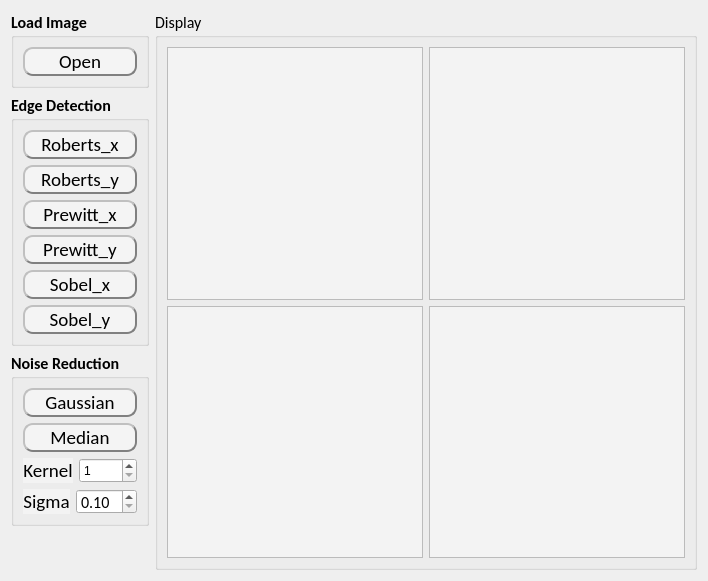
      <widget class="QWidget" name="Project_2">
       <attribute name="title">
        <string>Project 2</string>
       </attribute>
       <layout class="QHBoxLayout" name="horizontalLayout_17">
        <item>
         <layout class="QHBoxLayout" name="horizontalLayout_16" stretch="1,10">
          <item>
           <layout class="QVBoxLayout" name="verticalLayout_13" stretch="2,8,5,2">
            <item>
             <widget class="QGroupBox" name="LoadImageGroupBox_2">
              <property name="font">
               <font>
                <family>Calibri</family>
                <pointsize>12</pointsize>
                <weight>75</weight>
                <bold>true</bold>
               </font>
              </property>
              <property name="mouseTracking">
               <bool>false</bool>
              </property>
              <property name="styleSheet">
               <string notr="true">QFrame{
		background-color: rgb(243, 243, 243);
}

QPushButton:hover{
		font-family: Calibri;
		font-size: 20px;
		font-style: bold;
		color: #1d649c;
}</string>
              </property>
              <property name="title">
               <string>Load Image</string>
              </property>
              <layout class="QVBoxLayout" name="verticalLayout_12">
               <item>
                <widget class="QPushButton" name="OpenButton_2">
                 <property name="sizePolicy">
                  <sizepolicy hsizetype="Minimum" vsizetype="Preferred">
                   <horstretch>0</horstretch>
                   <verstretch>0</verstretch>
                  </sizepolicy>
                 </property>
                 <property name="font">
                  <font>
                   <family>Calibri</family>
                   <pointsize>14</pointsize>
                   <weight>50</weight>
                   <bold>false</bold>
                  </font>
                 </property>
                 <property name="styleSheet">
                  <string notr="true">QPushButton{
		background-color: rgb(244, 244, 244);
    	border-radius: 10px;  
		border: 2px groove gray;
    	border-style: outset;
}

QPushButton:hover{
		border:2px solid #1d649c;
}</string>
                 </property>
                 <property name="text">
                  <string>Open</string>
                 </property>
                </widget>
               </item>
              </layout>
             </widget>
            </item>
            <item>
             <widget class="QGroupBox" name="EdgeDetectionGroupBox">
              <property name="sizePolicy">
               <sizepolicy hsizetype="Preferred" vsizetype="Preferred">
                <horstretch>0</horstretch>
                <verstretch>0</verstretch>
               </sizepolicy>
              </property>
              <property name="font">
               <font>
                <family>Calibri</family>
                <pointsize>12</pointsize>
                <weight>75</weight>
                <bold>true</bold>
               </font>
              </property>
              <property name="mouseTracking">
               <bool>false</bool>
              </property>
              <property name="styleSheet">
               <string notr="true">QFrame{
		background-color: rgb(243, 243, 243);
}

QPushButton:hover{
		font-family: &quot;Calibri&quot;;
		font-size: 24px;
		font-style: bold;
		color: #1d649c;
		border:1px solid #1d649c;
}</string>
              </property>
              <property name="title">
               <string>Edge Detection</string>
              </property>
              <layout class="QVBoxLayout" name="verticalLayout_4" stretch="0,0,0,0,0,0">
               <item>
                <widget class="QPushButton" name="RobertsXButton">
                 <property name="sizePolicy">
                  <sizepolicy hsizetype="Minimum" vsizetype="Preferred">
                   <horstretch>0</horstretch>
                   <verstretch>0</verstretch>
                  </sizepolicy>
                 </property>
                 <property name="font">
                  <font>
                   <family>Calibri</family>
                   <pointsize>14</pointsize>
                   <weight>50</weight>
                   <bold>false</bold>
                  </font>
                 </property>
                 <property name="styleSheet">
                  <string notr="true">QPushButton{
		background-color: rgb(244, 244, 244);
    	border-radius: 10px;  
		border: 2px groove gray;
    	border-style: outset;
}

QPushButton:hover{
		border:2px solid #1d649c;
}</string>
                 </property>
                 <property name="text">
                  <string>Roberts_x</string>
                 </property>
                </widget>
               </item>
               <item>
                <widget class="QPushButton" name="RobertsYButton">
                 <property name="sizePolicy">
                  <sizepolicy hsizetype="Minimum" vsizetype="Preferred">
                   <horstretch>0</horstretch>
                   <verstretch>0</verstretch>
                  </sizepolicy>
                 </property>
                 <property name="font">
                  <font>
                   <family>Calibri</family>
                   <pointsize>14</pointsize>
                   <weight>50</weight>
                   <bold>false</bold>
                  </font>
                 </property>
                 <property name="styleSheet">
                  <string notr="true">QPushButton{
		background-color: rgb(244, 244, 244);
    	border-radius: 10px;  
		border: 2px groove gray;
    	border-style: outset;
}

QPushButton:hover{
		border:2px solid #1d649c;
}</string>
                 </property>
                 <property name="text">
                  <string>Roberts_y</string>
                 </property>
                </widget>
               </item>
               <item>
                <widget class="QPushButton" name="PrewittXButton">
                 <property name="sizePolicy">
                  <sizepolicy hsizetype="Minimum" vsizetype="Preferred">
                   <horstretch>0</horstretch>
                   <verstretch>0</verstretch>
                  </sizepolicy>
                 </property>
                 <property name="font">
                  <font>
                   <family>Calibri</family>
                   <pointsize>14</pointsize>
                   <weight>50</weight>
                   <bold>false</bold>
                  </font>
                 </property>
                 <property name="styleSheet">
                  <string notr="true">QPushButton{
		background-color: rgb(244, 244, 244);
    	border-radius: 10px;  
		border: 2px groove gray;
    	border-style: outset;
}

QPushButton:hover{
		border:2px solid #1d649c;
}</string>
                 </property>
                 <property name="text">
                  <string>Prewitt_x</string>
                 </property>
                </widget>
               </item>
               <item>
                <widget class="QPushButton" name="PrewittYButton">
                 <property name="sizePolicy">
                  <sizepolicy hsizetype="Minimum" vsizetype="Preferred">
                   <horstretch>0</horstretch>
                   <verstretch>0</verstretch>
                  </sizepolicy>
                 </property>
                 <property name="font">
                  <font>
                   <family>Calibri</family>
                   <pointsize>14</pointsize>
                   <weight>50</weight>
                   <bold>false</bold>
                  </font>
                 </property>
                 <property name="styleSheet">
                  <string notr="true">QPushButton{
		background-color: rgb(244, 244, 244);
    	border-radius: 10px;  
		border: 2px groove gray;
    	border-style: outset;
}

QPushButton:hover{
		border:2px solid #1d649c;
}</string>
                 </property>
                 <property name="text">
                  <string>Prewitt_y</string>
                 </property>
                </widget>
               </item>
               <item>
                <widget class="QPushButton" name="SobelXButton">
                 <property name="sizePolicy">
                  <sizepolicy hsizetype="Minimum" vsizetype="Preferred">
                   <horstretch>0</horstretch>
                   <verstretch>0</verstretch>
                  </sizepolicy>
                 </property>
                 <property name="font">
                  <font>
                   <family>Calibri</family>
                   <pointsize>14</pointsize>
                   <weight>50</weight>
                   <bold>false</bold>
                  </font>
                 </property>
                 <property name="styleSheet">
                  <string notr="true">QPushButton{
		background-color: rgb(244, 244, 244);
    	border-radius: 10px;  
		border: 2px groove gray;
    	border-style: outset;
}

QPushButton:hover{
		border:2px solid #1d649c;
}</string>
                 </property>
                 <property name="text">
                  <string>Sobel_x</string>
                 </property>
                </widget>
               </item>
               <item>
                <widget class="QPushButton" name="SobelYButton">
                 <property name="sizePolicy">
                  <sizepolicy hsizetype="Minimum" vsizetype="Preferred">
                   <horstretch>0</horstretch>
                   <verstretch>0</verstretch>
                  </sizepolicy>
                 </property>
                 <property name="font">
                  <font>
                   <family>Calibri</family>
                   <pointsize>14</pointsize>
                   <weight>50</weight>
                   <bold>false</bold>
                  </font>
                 </property>
                 <property name="styleSheet">
                  <string notr="true">QPushButton{
		background-color: rgb(244, 244, 244);
    	border-radius: 10px;  
		border: 2px groove gray;
    	border-style: outset;
}

QPushButton:hover{
		border:2px solid #1d649c;
}</string>
                 </property>
                 <property name="text">
                  <string>Sobel_y</string>
                 </property>
                </widget>
               </item>
              </layout>
             </widget>
            </item>
            <item>
             <widget class="QGroupBox" name="NoiseReductionGroupBox">
              <property name="sizePolicy">
               <sizepolicy hsizetype="Preferred" vsizetype="Preferred">
                <horstretch>0</horstretch>
                <verstretch>0</verstretch>
               </sizepolicy>
              </property>
              <property name="font">
               <font>
                <family>Calibri</family>
                <pointsize>12</pointsize>
                <weight>75</weight>
                <bold>true</bold>
               </font>
              </property>
              <property name="mouseTracking">
               <bool>false</bool>
              </property>
              <property name="styleSheet">
               <string notr="true">QFrame{
		background-color: rgb(243, 243, 243);
}

QPushButton:hover{
		font-family: &quot;Calibri&quot;;
		font-size: 24px;
		font-style: bold;
		color: #1d649c;
		border:1px solid #1d649c;
}</string>
              </property>
              <property name="title">
               <string>Noise Reduction</string>
              </property>
              <layout class="QVBoxLayout" name="verticalLayout_5" stretch="0,0,0,0">
               <item>
                <widget class="QPushButton" name="GaussianButton">
                 <property name="sizePolicy">
                  <sizepolicy hsizetype="Minimum" vsizetype="Preferred">
                   <horstretch>0</horstretch>
                   <verstretch>0</verstretch>
                  </sizepolicy>
                 </property>
                 <property name="font">
                  <font>
                   <family>Calibri</family>
                   <pointsize>14</pointsize>
                   <weight>50</weight>
                   <bold>false</bold>
                  </font>
                 </property>
                 <property name="styleSheet">
                  <string notr="true">QPushButton{
		background-color: rgb(244, 244, 244);
    	border-radius: 10px;  
		border: 2px groove gray;
    	border-style: outset;
}

QPushButton:hover{
		border:2px solid #1d649c;
}</string>
                 </property>
                 <property name="text">
                  <string>Gaussian</string>
                 </property>
                </widget>
               </item>
               <item>
                <widget class="QPushButton" name="MedianButton">
                 <property name="sizePolicy">
                  <sizepolicy hsizetype="Minimum" vsizetype="Preferred">
                   <horstretch>0</horstretch>
                   <verstretch>0</verstretch>
                  </sizepolicy>
                 </property>
                 <property name="font">
                  <font>
                   <family>Calibri</family>
                   <pointsize>14</pointsize>
                   <weight>50</weight>
                   <bold>false</bold>
                  </font>
                 </property>
                 <property name="styleSheet">
                  <string notr="true">QPushButton{
		background-color: rgb(244, 244, 244);
    	border-radius: 10px;  
		border: 2px groove gray;
    	border-style: outset;
}

QPushButton:hover{
		border:2px solid #1d649c;
}</string>
                 </property>
                 <property name="text">
                  <string>Median</string>
                 </property>
                </widget>
               </item>
               <item>
                <layout class="QHBoxLayout" name="horizontalLayout_4" stretch="1,2">
                 <item>
                  <widget class="QLabel" name="KernelLabel_2">
                   <property name="font">
                    <font>
                     <family>Calibri</family>
                     <pointsize>14</pointsize>
                     <weight>50</weight>
                     <bold>false</bold>
                    </font>
                   </property>
                   <property name="text">
                    <string>Kernel</string>
                   </property>
                   <property name="alignment">
                    <set>Qt::AlignCenter</set>
                   </property>
                  </widget>
                 </item>
                 <item>
                  <widget class="QSpinBox" name="KernelSpin_2">
                   <property name="sizePolicy">
                    <sizepolicy hsizetype="Minimum" vsizetype="Preferred">
                     <horstretch>0</horstretch>
                     <verstretch>0</verstretch>
                    </sizepolicy>
                   </property>
                   <property name="minimumSize">
                    <size>
                     <width>0</width>
                     <height>21</height>
                    </size>
                   </property>
                   <property name="font">
                    <font>
                     <weight>50</weight>
                     <bold>false</bold>
                    </font>
                   </property>
                   <property name="minimum">
                    <number>1</number>
                   </property>
                   <property name="maximum">
                    <number>9</number>
                   </property>
                   <property name="singleStep">
                    <number>2</number>
                   </property>
                  </widget>
                 </item>
                </layout>
               </item>
               <item>
                <layout class="QHBoxLayout" name="horizontalLayout_15" stretch="1,2">
                 <item>
                  <widget class="QLabel" name="Sigmalabel">
                   <property name="font">
                    <font>
                     <family>Calibri</family>
                     <pointsize>14</pointsize>
                     <weight>50</weight>
                     <bold>false</bold>
                    </font>
                   </property>
                   <property name="text">
                    <string>Sigma</string>
                   </property>
                   <property name="alignment">
                    <set>Qt::AlignCenter</set>
                   </property>
                  </widget>
                 </item>
                 <item>
                  <widget class="QDoubleSpinBox" name="SigmaSpin">
                   <property name="sizePolicy">
                    <sizepolicy hsizetype="Minimum" vsizetype="Preferred">
                     <horstretch>0</horstretch>
                     <verstretch>0</verstretch>
                    </sizepolicy>
                   </property>
                   <property name="minimumSize">
                    <size>
                     <width>0</width>
                     <height>21</height>
                    </size>
                   </property>
                   <property name="font">
                    <font>
                     <family>Calibri</family>
                     <pointsize>12</pointsize>
                    </font>
                   </property>
                   <property name="minimum">
                    <double>0.100000000000000</double>
                   </property>
                   <property name="maximum">
                    <double>3.000000000000000</double>
                   </property>
                   <property name="singleStep">
                    <double>0.100000000000000</double>
                   </property>
                  </widget>
                 </item>
                </layout>
               </item>
              </layout>
             </widget>
            </item>
            <item>
             <spacer name="verticalSpacer_2">
              <property name="orientation">
               <enum>Qt::Vertical</enum>
              </property>
              <property name="sizeHint" stdset="0">
               <size>
                <width>20</width>
                <height>40</height>
               </size>
              </property>
             </spacer>
            </item>
           </layout>
          </item>
          <item>
           <widget class="QGroupBox" name="DisplayGroupBox_2">
            <property name="sizePolicy">
             <sizepolicy hsizetype="Preferred" vsizetype="Preferred">
              <horstretch>0</horstretch>
              <verstretch>0</verstretch>
             </sizepolicy>
            </property>
            <property name="font">
             <font>
              <family>Calibri</family>
              <pointsize>12</pointsize>
              <weight>50</weight>
              <bold>false</bold>
             </font>
            </property>
            <property name="mouseTracking">
             <bool>false</bool>
            </property>
            <property name="styleSheet">
             <string notr="true">QFrame{
		background-color: rgb(243, 243, 243);
}</string>
            </property>
            <property name="title">
             <string>Display</string>
            </property>
            <property name="flat">
             <bool>false</bool>
            </property>
            <layout class="QVBoxLayout" name="verticalLayout_6">
             <item>
              <layout class="QHBoxLayout" name="horizontalLayout_3">
               <property name="spacing">
                <number>6</number>
               </property>
               <property name="topMargin">
                <number>0</number>
               </property>
               <item>
                <widget class="ImageView" name="RawImageView_2">
                 <property name="sizePolicy">
                  <sizepolicy hsizetype="Preferred" vsizetype="Preferred">
                   <horstretch>0</horstretch>
                   <verstretch>0</verstretch>
                  </sizepolicy>
                 </property>
                </widget>
               </item>
               <item>
                <widget class="ImageView" name="GrayImageView_2">
                 <property name="sizePolicy">
                  <sizepolicy hsizetype="Preferred" vsizetype="Preferred">
                   <horstretch>0</horstretch>
                   <verstretch>0</verstretch>
                  </sizepolicy>
                 </property>
                </widget>
               </item>
              </layout>
             </item>
             <item>
              <layout class="QHBoxLayout" name="horizontalLayout_5">
               <item>
                <widget class="ImageView" name="EdgeImageView">
                 <property name="sizePolicy">
                  <sizepolicy hsizetype="Preferred" vsizetype="Preferred">
                   <horstretch>0</horstretch>
                   <verstretch>0</verstretch>
                  </sizepolicy>
                 </property>
                </widget>
               </item>
               <item>
                <widget class="ImageView" name="DenoisedImageView">
                 <property name="sizePolicy">
                  <sizepolicy hsizetype="Preferred" vsizetype="Preferred">
                   <horstretch>0</horstretch>
                   <verstretch>0</verstretch>
                  </sizepolicy>
                 </property>
                </widget>
               </item>
              </layout>
             </item>
            </layout>
           </widget>
          </item>
         </layout>
        </item>
       </layout>
      </widget>
